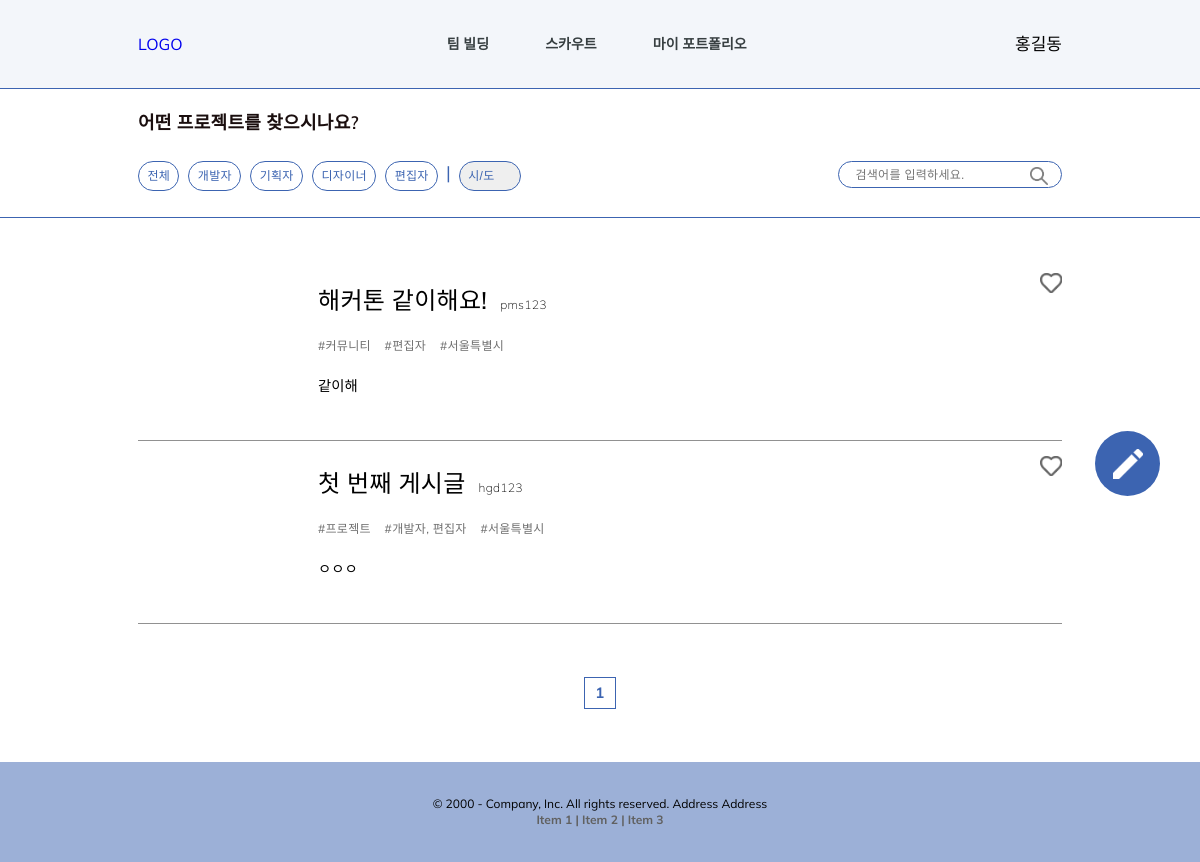
/recruit/team_build/ (signed in), run on an earlier commit of the app's database.
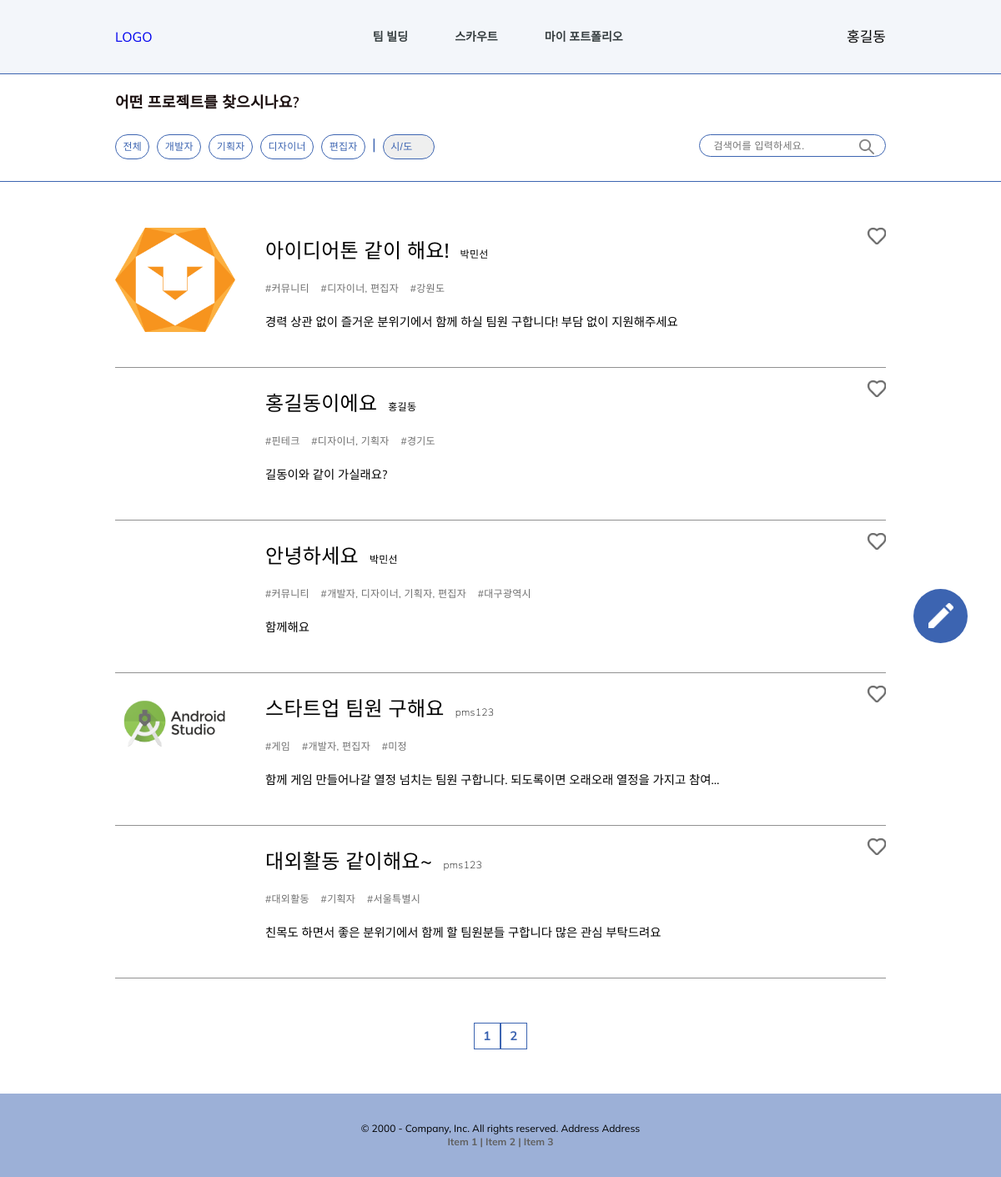
And on a later commit of the database.
### team_build/models.py (models this page shows)
class Recruit(models.Model):
    writer = models.CharField(default='', max_length=200)
    title = models.CharField(default='', max_length=300) # 프로젝트 한줄 설명으로 들어갈 것
    team_name = models.CharField(default='', max_length=200)
    service = models.CharField(default='', max_length=200)
    team_members = models.CharField(
        default='1',
        blank=True,
        null=False,
        max_length=10,
        choices=TEAM_MEMBERS_CHOICES
        )
    service_level = models.CharField(
        default='0',
        null=False,
        blank=True,
        max_length=10,
        choices=LEVEL_CHOICES
        )
    founding_date = models.DateField(default=timezone.now, null=False, blank=True)
    locate = models.CharField(default='', null=False, blank=True, max_length=2, choices=LOCATE_CHOICES)
    image = models.ImageField(default='', blank=True, null=False)
    role = MultiSelectField(default='', choices=ROLE_CHOICES, max_choices=4, max_length=100)
    detail = models.TextField(blank=True, null=True)

### team_build/views.py (the view, shortened to what this page needs)
# urls.py: path('team_build/', RecruitListView.as_view(), name='team_build'),
class RecruitListView(ListView):
    model = Recruit
    paginate_by = 5
    template_name = 'team_build/team_build.html'
    context_object_name = 'recruit_list'
    def get_queryset(self):
        search_word = self.request.GET.get('q','')
        recruit_list = Recruit.objects.order_by('-id')
        return recruit_list
    def get_context_data(self, **kwargs):
        context = super().get_context_data(**kwargs)
        paginator = context['paginator']
        page_num_range = 5
        max_index = len(paginator.page_range)
        page = self.request.GET.get('page')
        current_page = int(page) if page else 1
        start_index = int((current_page - 1) / page_num_range) * page_num_range
        end_index = start_index + page_num_range
        if end_index >= max_index:
            end_index = max_index
        page_range = paginator.page_range[start_index:end_index]
        context['page_range'] = page_range
        return context

### templates/team_build/team_build.html (shortened to what this page needs)
{% extends '../base.html' %}
        {% load static %}
        {% block extrahead %}
        <link rel="stylesheet" href="../../static/css/base.css">
        <link rel="stylesheet" href="../../static/css/team_build/team_build.css">
        {% endblock %}
    {% block content %}
    <div>
        <a class="create-img" href="{% url 'team_build:create_recruit' %}">
            <div style="background-image: url('../../static/img/team_build/create_recruit_icon.png');"></div>
        </a>
        <div class="search-box">
            <div class="search-container">
                <p>어떤 프로젝트를 찾으시나요?</p>
                <div class="search-wrapper">
                    <a href="{% url 'team_build:team_build' %}">전체</a>
                    <a href="{% url 'team_build:recruit_role_search' 'Developer' %}">개발자</a>
                    <a href="{% url 'team_build:recruit_role_search' 'Planner' %}">기획자</a>
                    <a href="{% url 'team_build:recruit_role_search' 'Designer' %}">디자이너</a>
                    <a href="{% url 'team_build:recruit_role_search' 'Editor' %}" style="margin-right: 0;">편집자</a>
                    <div class="stick">|</div>
                    <select name="" id="" onchange="location.href='/recruit/team_build/location_search/'+this.value">
                        <option value="">시/도</option>
                    </select>
                    <form action="" method="get">
                        <input type="text" name="q" placeholder="검색어를 입력하세요.">
                        <button type="submit"></button>
                    </form>
                </div>
            </div>
        </div>
        <div class="list-container">
            {% block posts %}
                {% for post in recruit_list %}
                    <div class="recruit-post">
                        <a class="recruit-img" href="{% url 'team_build:detail_recruit' post.id %}">
                            <div style="background-image: url('../../media/{{post.image}}');"></div>
                        </a>
                        <a class="recruit-content" href="{% url 'team_build:detail_recruit' post.id %}">
                            <div>
                                <p class="recruit-title">{{post.title}}</p>
                                <p class="recruit-writer">{{post.writer}}</p>
                            </div>
                            <p class="recruit-hashtag">
                                #{{post.service}}&nbsp&nbsp&nbsp
                                #{% for role in post.get_role_display %}{{role}}{% endfor %}&nbsp&nbsp&nbsp
                                #{{post.get_locate_display}}
                            </p>
                            <p class="recruit-detail">{{post.detail}}</p>
                        </a>
                        <a class="recruit-like" href="{% url 'team_build:create_like' post.id %}">
                            <div style="background-image: url('../../static/img/like_icon.png');"></div>
                        </a>
                    </div>
                {% endfor %}
            {% endblock %}
            <div class="page-container">
                <div class="page-wrapper">
                    {% for page in page_range %}
                        <a class="page-box" href="?page={{page}}">{{page}}</a>
                    {% endfor %}
                </div>
            </div>
        </div>
    </div>
    {% endblock %}

What changed in the data, as far as the page shows it:
removed Recruit: title "해커톤 같이해요!", writer "pms123", service "커뮤니티", get_role_display "편" "집" "자", locate "서울특별시", detail "같이해"
no longer on this page (row unchanged): Recruit: title "첫 번째 게시글", writer "hgd123", service "프로젝트", get_role_display "개" "발" "자" "," "편" "집" "자", locate "서울특별시", detail "ㅇㅇㅇ"
added Recruit: image (picture), title "아이디어톤 같이 해요!", writer "박민선", service "커뮤니티", get_role_display "디" "자" "이" "너" "," "편" "집" "자", locate "강원도", detail "경력 상관 없이 즐거운 분위기에서 함께 하실 팀원 구합니다! 부담 없이 지원해주세요"
added Recruit: title "홍길동이에요", writer "홍길동", service "핀테크", get_role_display "디" "자" "이" "너" "," "기" "획" "자", locate "경기도", detail "길동이와 같이 가실래요?"
added Recruit: title "안녕하세요", writer "박민선", service "커뮤니티", get_role_display "개" "발" "자" "," "디" "자" "이" "너" "," "기" "획" "자" "," "편" "집" "자", locate "대구광역시", detail "함께해요"
added Recruit: image (picture), title "스타트업 팀원 구해요", writer "pms123", service "게임", get_role_display "개" "발" "자" "," "편" "집" "자", locate "미정", detail "함께 게임 만들어나갈 열정 넘치는 팀원 구합니다. 되도록이면 오래오래 열정을 가지고 참여…"
added Recruit: title "대외활동 같이해요~", writer "pms123", service "대외활동", get_role_display "기" "획" "자", locate "서울특별시", detail "친목도 하면서 좋은 분위기에서 함께 할 팀원분들 구합니다 많은 관심 부탁드려요"
Also different on the page:
new list line: "2"
